Frame 1 (no input): blank canvas, image omitted
Frame 60 (the mouse pressed at the canvas centre just before this capture): blank canvas, image omitted
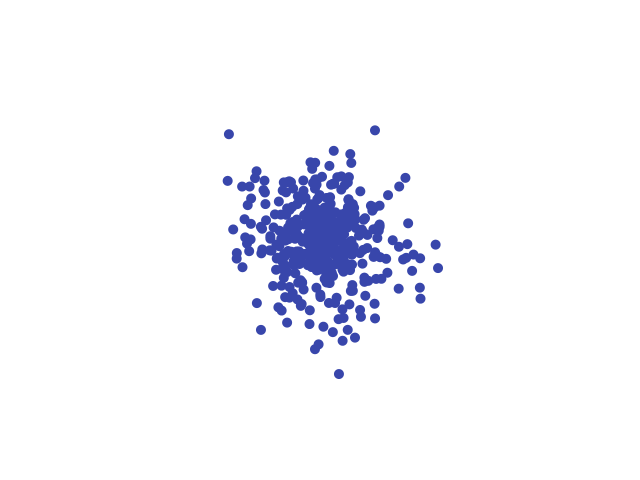
Frame 120 (the mouse held since frame 60 and released just before this capture)

The Processing sketch whose frames 1 and 60 were blank and that drew this single picture after the mouse press (run headless with seeded random() and noise(); from frame 60 on, the mouse is pressed at the canvas centre):

// Processing sketch: Noc_01_05_ex1_4
// ── Noc_01_05_ex1_4.pde
import java.util.*;

// Nature of Code - Exercise 1.4 Paint Splatter

Random generator;
int numDots = 500;
int dotSize = 10;
int dotSpread = 48;
int lastMouseX = 0;
int lastMouseY = 0;
float hue;

void setup() {
  generator = new Random();
  size(640,480);
  colorMode(HSB,360,100,100);
  noStroke();
  nextFill();
  clearCanvas();
  nextColorVariance();
}

void draw() {
  if (lastMouseX == mouseX && lastMouseY == mouseY) return;
  
  if (!mousePressed) {
    nextColorVariance();
    return;
  }
  
  if (mouseButton == RIGHT)
  {
    nextFill();
    clearCanvas();
    return;
  }
  
  for (int i = 0; i < numDots; i++) {
    float distFromCenter = (float)generator.nextGaussian()*dotSpread;
    float rotation = (float)random(0,PI);
    float offsetX = distFromCenter*cos(rotation);
    float offsetY = distFromCenter*sin(rotation);
    
    ellipse(mouseX + offsetX, mouseY + offsetY,dotSize,dotSize);
    
    lastMouseX = mouseX;
    lastMouseY = mouseY;
  }
}

void clearCanvas() {
  background(0,0,100);
}

void nextFill() {
  hue = random(0,360);
}

void nextColorVariance() {
    float colorVariance = (float)generator.nextGaussian()*3; 
    fill(hue,70+colorVariance,70+colorVariance);
}
